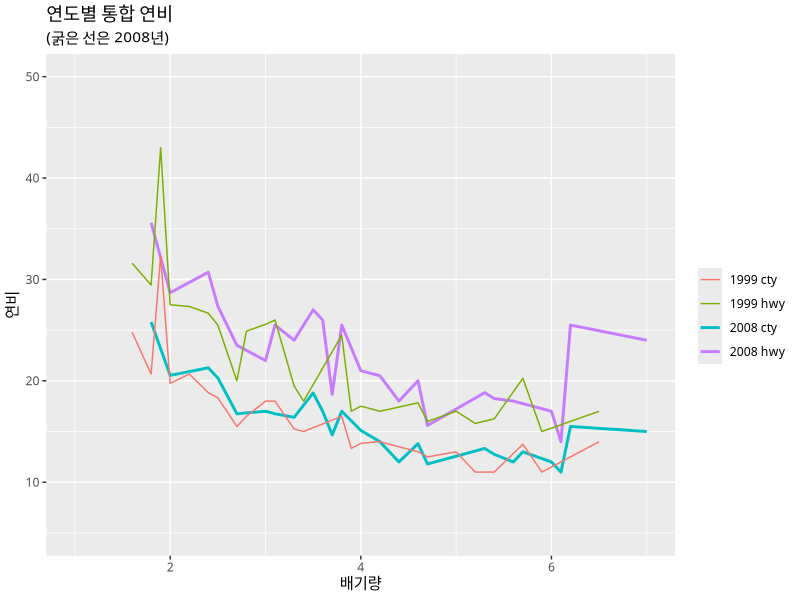

This figure's R source: (Note: this script raises an error after producing the figure.)
library('ggplot2')
library('dplyr')
theme_set(theme_gray(base_family="AppleGothic"))
par(family = "AppleGothic")

# 1. mpg데이터에서 연도별 배기량에 따른 통합연비를 꺾은선으로 그리시오. (단, 2008년은 굵은 선으로 표현하시오)

d2 = mpg %>% group_by(year, displ) %>% 
  summarise(cty = mean(cty), hwy = mean(hwy))

levels(factor(d2$year)) 

ggplot() +
  geom_line(data=d2 %>% filter(year == 2008), aes(displ, cty, color = '2008 cty'), size = 1) +
  geom_line(data=d2 %>% filter(year == 2008), aes(displ, hwy, color = '2008 hwy'), size = 1) +
  geom_line(data=d2 %>% filter(year == 1999), aes(displ, cty, color = '1999 cty')) +
  geom_line(data=d2 %>% filter(year == 1999), aes(displ, hwy, color = '1999 hwy')) +
  xlab('배기량') +
  labs(colour = "")+
  xlim(1, 7) +
  scale_y_continuous("연비", limits = c(5, 50)) +
  labs(title = '연도별 통합 연비', subtitle = '(굵은 선은 2008년)')




# 2. data(성적.csv) 데이터에서 국어 성적이 80점 이상인 학생들의 수를 성비가 보이도록 학급별로 막대그래프를 그리시오.

save(data, file = 'data/data.rda')

ggplot(data %>% filter( kor >= 80) , aes(cls)) +
  geom_bar(aes(fill=gen), width = 0.5) +
  scale_fill_discrete(name = "성별") +      
  labs(x = '학급', y = '학생수', title = '국어 우수 학생', subtitle = '(80점 이상)')



# 3. 국어 성적이 95점 이상인 학생들의 점수별 밀도그래프를 그리시오.
ggplot(data %>% filter( kor >= 95 ), aes(kor)) +
  geom_density(aes(fill=factor(cls)),size = 0.2, alpha = 0.5) +
  labs(x = '성적', y = '밀도', title = '반별 국어 우수 학생', subtitle = '(국어 점수 A+ 이상)', fill = '학급')



# 4. midwest데이터에서 전체인구와 아시아계 인구의 관계를 알아보기 위한 그래프를 그리시오. (단, 전체인구는 50만명 이하, 아시아계인구는 1만명 이하만 표시되게)

ggplot(data=midwest, aes(x=total, y=asian)) + 
  geom_point() +
  geom_smooth() +
  scale_x_continuous("전체 인구", limits = c(0, 500000 )) +
  scale_y_continuous("아시아계 인구", limits = c(0, 10000)) +
  labs(title = '전체 인구과 아시아계 인구의 관계')
  


